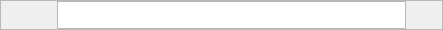
<?xml version="1.0" encoding="UTF-8"?>
<ui version="4.0">
 <class>StatusWidget</class>
 <widget class="QWidget" name="StatusWidget">
  <property name="geometry">
   <rect>
    <x>0</x>
    <y>0</y>
    <width>443</width>
    <height>30</height>
   </rect>
  </property>
  <property name="minimumSize">
   <size>
    <width>0</width>
    <height>30</height>
   </size>
  </property>
  <property name="maximumSize">
   <size>
    <width>16777215</width>
    <height>30</height>
   </size>
  </property>
  <property name="windowTitle">
   <string>Form</string>
  </property>
  <layout class="QHBoxLayout" name="horizontalLayout">
   <property name="leftMargin">
    <number>0</number>
   </property>
   <property name="topMargin">
    <number>0</number>
   </property>
   <property name="rightMargin">
    <number>0</number>
   </property>
   <property name="bottomMargin">
    <number>0</number>
   </property>
   <item>
    <widget class="QFrame" name="status_frame">
     <property name="frameShape">
      <enum>QFrame::StyledPanel</enum>
     </property>
     <property name="frameShadow">
      <enum>QFrame::Raised</enum>
     </property>
     <layout class="QHBoxLayout" name="horizontalLayout_4">
      <property name="spacing">
       <number>15</number>
      </property>
      <property name="leftMargin">
       <number>10</number>
      </property>
      <property name="topMargin">
       <number>0</number>
      </property>
      <property name="rightMargin">
       <number>10</number>
      </property>
      <property name="bottomMargin">
       <number>0</number>
      </property>
      <item>
       <widget class="QWidget" name="general_info_widget" native="true">
        <layout class="QHBoxLayout" name="horizontalLayout_2">
         <property name="spacing">
          <number>4</number>
         </property>
         <property name="leftMargin">
          <number>0</number>
         </property>
         <property name="topMargin">
          <number>0</number>
         </property>
         <property name="rightMargin">
          <number>0</number>
         </property>
         <property name="bottomMargin">
          <number>0</number>
         </property>
         <item>
          <widget class="QLabel" name="icon">
           <property name="minimumSize">
            <size>
             <width>20</width>
             <height>20</height>
            </size>
           </property>
           <property name="maximumSize">
            <size>
             <width>20</width>
             <height>20</height>
            </size>
           </property>
           <property name="text">
            <string/>
           </property>
          </widget>
         </item>
         <item>
          <widget class="QLabel" name="title">
           <property name="text">
            <string/>
           </property>
          </widget>
         </item>
        </layout>
       </widget>
      </item>
      <item>
       <widget class="QWidget" name="status_info_widget" native="true">
        <property name="sizePolicy">
         <sizepolicy hsizetype="Expanding" vsizetype="Preferred">
          <horstretch>0</horstretch>
          <verstretch>0</verstretch>
         </sizepolicy>
        </property>
        <layout class="QHBoxLayout" name="horizontalLayout_3">
         <property name="spacing">
          <number>10</number>
         </property>
         <property name="leftMargin">
          <number>0</number>
         </property>
         <property name="topMargin">
          <number>0</number>
         </property>
         <property name="rightMargin">
          <number>0</number>
         </property>
         <property name="bottomMargin">
          <number>0</number>
         </property>
         <item>
          <widget class="QListWidget" name="status_list">
           <property name="focusPolicy">
            <enum>Qt::NoFocus</enum>
           </property>
           <property name="verticalScrollBarPolicy">
            <enum>Qt::ScrollBarAlwaysOff</enum>
           </property>
           <property name="horizontalScrollBarPolicy">
            <enum>Qt::ScrollBarAlwaysOff</enum>
           </property>
           <property name="selectionMode">
            <enum>QAbstractItemView::NoSelection</enum>
           </property>
           <property name="movement">
            <enum>QListView::Static</enum>
           </property>
           <property name="flow">
            <enum>QListView::LeftToRight</enum>
           </property>
           <property name="spacing">
            <number>5</number>
           </property>
           <property name="viewMode">
            <enum>QListView::ListMode</enum>
           </property>
           <property name="selectionRectVisible">
            <bool>false</bool>
           </property>
          </widget>
         </item>
         <item>
          <widget class="QLabel" name="more_btn">
           <property name="minimumSize">
            <size>
             <width>16</width>
             <height>16</height>
            </size>
           </property>
           <property name="maximumSize">
            <size>
             <width>16</width>
             <height>16</height>
            </size>
           </property>
           <property name="text">
            <string/>
           </property>
          </widget>
         </item>
        </layout>
       </widget>
      </item>
     </layout>
    </widget>
   </item>
  </layout>
 </widget>
 <resources/>
 <connections/>
</ui>
